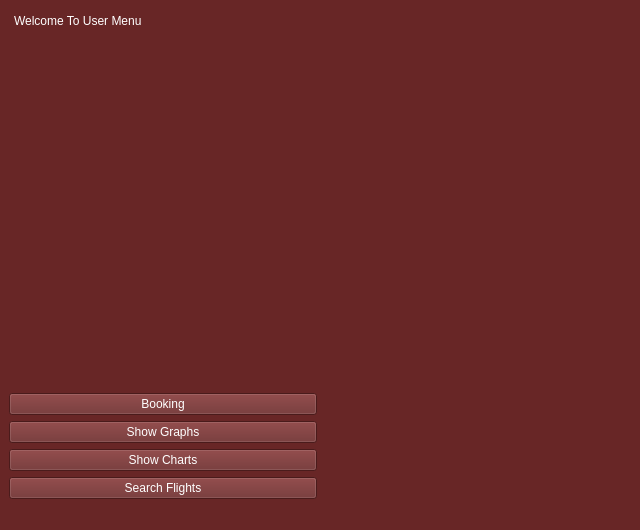
<?xml version="1.0" encoding="UTF-8"?>
<ui version="4.0">
 <class>MainWindow</class>
 <widget class="QMainWindow" name="MainWindow">
  <property name="geometry">
   <rect>
    <x>0</x>
    <y>0</y>
    <width>640</width>
    <height>530</height>
   </rect>
  </property>
  <property name="windowTitle">
   <string>MainWindow</string>
  </property>
  <property name="styleSheet">
   <string notr="true">background-color: rgb(104, 38, 38);</string>
  </property>
  <widget class="QWidget" name="centralwidget">
   <layout class="QGridLayout" name="gridLayout">
    <item row="0" column="0" colspan="2">
     <widget class="QPlainTextEdit" name="plainTextEdit">
      <property name="styleSheet">
       <string notr="true">font: 75 24pt &quot;MS Shell Dlg 2&quot;;
color:rgb(255, 255, 255);
border:1px solid  rgb(104, 38, 38); </string>
      </property>
      <property name="plainText">
       <string>Welcome To User Menu</string>
      </property>
     </widget>
    </item>
    <item row="1" column="0">
     <widget class="QPushButton" name="pushButton">
      <property name="styleSheet">
       <string notr="true">color: rgb(255, 255, 255);
          font: 16pt &quot;MS Shell Dlg 2&quot;;</string>
      </property>
      <property name="text">
       <string>Booking</string>
      </property>
     </widget>
    </item>
    <item row="1" column="1" rowspan="4">
     <widget class="QLabel" name="label">
      <property name="text">
       <string/>
      </property>
      <property name="pixmap">
       <pixmap>11.png</pixmap>
      </property>
     </widget>
    </item>
    <item row="2" column="0">
     <widget class="QPushButton" name="pushButton_4">
      <property name="styleSheet">
       <string notr="true">color: rgb(255, 255, 255);
          font: 16pt &quot;MS Shell Dlg 2&quot;;</string>
      </property>
      <property name="text">
       <string>Show Graphs</string>
      </property>
     </widget>
    </item>
    <item row="3" column="0">
     <widget class="QPushButton" name="pushButton_3">
      <property name="styleSheet">
       <string notr="true">color: rgb(255, 255, 255);
          font: 16pt &quot;MS Shell Dlg 2&quot;;</string>
      </property>
      <property name="text">
       <string>Show Charts</string>
      </property>
     </widget>
    </item>
    <item row="4" column="0">
     <widget class="QPushButton" name="pushButton_5">
      <property name="styleSheet">
       <string notr="true">color: rgb(255, 255, 255);
          font: 16pt &quot;MS Shell Dlg 2&quot;;</string>
      </property>
      <property name="text">
       <string>Search Flights</string>
      </property>
     </widget>
    </item>
   </layout>
  </widget>
  <widget class="QMenuBar" name="menubar">
   <property name="geometry">
    <rect>
     <x>0</x>
     <y>0</y>
     <width>640</width>
     <height>18</height>
    </rect>
   </property>
  </widget>
  <widget class="QStatusBar" name="statusbar"/>
 </widget>
 <resources/>
 <connections/>
</ui>
